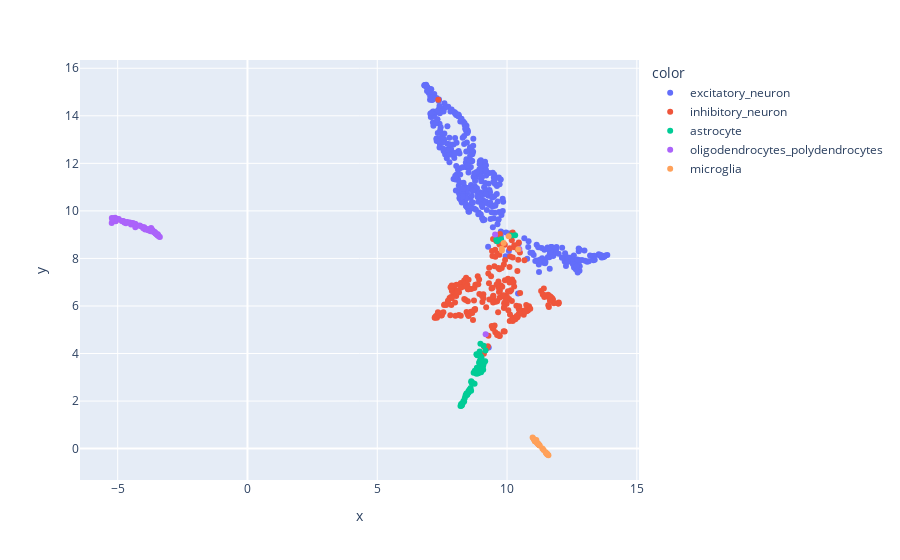

The notebook cell saved with this chart:
### Code cell
px.scatter(x=embedding[:,0],y=embedding[:,1],color=metadata[0])

### Figure 1 — Plotly figure (JSON) as saved in the notebook; plotly's stock layout.template omitted (floating-point values rounded to 4 significant figures; data arrays with more than 128 entries replaced by an {"elided": "..."} marker saying what was removed)
{"data": [{"hovertemplate": "color=excitatory_neuron<br>x=%{x}<br>y=%{y}<extra></extra>", "legendgroup": "excitatory_neuron", "marker": {"color": "#636efa", "symbol": "circle"}, "mode": "markers", "name": "excitatory_neuron", "orientation": "v", "showlegend": true, "type": "scatter", "x": {"elided": "426 float values"}, "xaxis": "x", "y": {"elided": "426 float values"}, "yaxis": "y"}, {"hovertemplate": "color=inhibitory_neuron<br>x=%{x}<br>y=%{y}<extra></extra>", "legendgroup": "inhibitory_neuron", "marker": {"color": "#EF553B", "symbol": "circle"}, "mode": "markers", "name": "inhibitory_neuron", "orientation": "v", "showlegend": true, "type": "scatter", "x": {"elided": "246 float values"}, "xaxis": "x", "y": {"elided": "246 float values"}, "yaxis": "y"}, {"hovertemplate": "color=astrocyte<br>x=%{x}<br>y=%{y}<extra></extra>", "legendgroup": "astrocyte", "marker": {"color": "#00cc96", "symbol": "circle"}, "mode": "markers", "name": "astrocyte", "orientation": "v", "showlegend": true, "type": "scatter", "x": [8.516, 8.453, 8.629, 8.276, 9.081, 10.31, 8.256, 8.231, 8.309, 8.435, 8.903, 8.615, 8.885, 8.521, 8.758, 8.257, 8.463, 8.619, 8.886, 8.821, 8.436, 8.323, 8.749, 8.713, 8.231, 8.559, 9.099, 8.373, 8.207, 8.82, 8.235, 8.984, 8.697, 8.944, 8.643, 8.472, 8.596, 8.476, 8.348, 8.949, 8.404, 8.516, 9.001, 9.099, 8.449, 9.03, 8.837, 8.971, 9.033, 8.986, 8.854, 8.921, 9.011, 8.989, 8.979, 9.012, 9.079, 9.157, 9.036, 9.584, 8.853, 8.977, 8.974, 8.966, 9.771, 9.169, 8.871, 9.62, 8.982, 10.15], "xaxis": "x", "y": [2.423, 2.25, 2.795, 1.872, 3.318, 8.975, 1.811, 1.878, 1.952, 2.318, 3.203, 2.428, 3.173, 2.384, 3.273, 1.844, 2.298, 2.837, 3.17, 3.151, 2.267, 2.0, 2.729, 3.192, 1.814, 2.484, 4.331, 2.13, 1.787, 3.969, 1.818, 3.538, 2.751, 4.089, 2.772, 2.299, 2.551, 2.331, 1.976, 3.67, 2.247, 2.354, 3.208, 3.57, 2.261, 3.415, 3.403, 3.418, 3.525, 3.788, 3.954, 3.612, 3.778, 3.289, 3.287, 3.832, 3.479, 3.672, 3.34, 8.786, 3.924, 3.716, 4.412, 3.235, 8.809, 4.128, 3.937, 8.727, 3.895, 8.97], "yaxis": "y"}, {"hovertemplate": "color=oligodendrocytes_polydendrocytes<br>x=%{x}<br>y=%{y}<extra></extra>", "legendgroup": "oligodendrocytes_polydendrocytes", "marker": {"color": "#ab63fa", "symbol": "circle"}, "mode": "markers", "name": "oligodendrocytes_polydendrocytes", "orientation": "v", "showlegend": true, "type": "scatter", "x": [-5.226, -4.311, -5.231, -3.944, -3.978, -5.077, -4.682, -4.53, -5.072, -4.489, -5.169, -3.909, -5.096, -4.132, -5.197, -5.184, -3.942, -3.477, -4.745, -4.485, -5.095, -3.592, -3.727, -5.106, -4.845, -4.321, -4.686, -4.014, -4.959, -5.146, -4.418, -3.552, -5.002, -4.349, -5.191, -4.785, -5.012, -3.796, -3.732, -3.711, -3.662, -3.673, -3.409, -3.549, -3.457, -4.8, -4.63, -3.455, -4.045, -3.437, -3.827, -3.594, -3.524, 9.176, -4.152, -3.788, -3.376, -3.634, -3.509, -3.454, -3.549, -3.698, 9.541, 10.47], "xaxis": "x", "y": [9.699, 9.451, 9.49, 9.242, 9.314, 9.568, 9.478, 9.508, 9.603, 9.422, 9.695, 9.249, 9.714, 9.359, 9.608, 9.662, 9.216, 9.0, 9.508, 9.49, 9.592, 9.123, 9.252, 9.648, 9.574, 9.316, 9.518, 9.27, 9.657, 9.673, 9.488, 9.088, 9.653, 9.458, 9.636, 9.572, 9.662, 9.19, 9.138, 9.283, 9.199, 9.175, 8.921, 9.055, 8.977, 9.568, 9.537, 9.015, 9.321, 8.951, 9.19, 9.111, 9.041, 4.809, 9.389, 9.226, 8.9, 9.122, 9.013, 8.975, 9.056, 9.186, 9.008, 8.401], "yaxis": "y"}, {"hovertemplate": "color=microglia<br>x=%{x}<br>y=%{y}<extra></extra>", "legendgroup": "microglia", "marker": {"color": "#FFA15A", "symbol": "circle"}, "mode": "markers", "name": "microglia", "orientation": "v", "showlegend": true, "type": "scatter", "x": [11.54, 11.59, 11.23, 11.53, 11.49, 11.41, 11.57, 11.24, 11.16, 11.12, 11.54, 11.5, 11.13, 11.1, 11.13, 11.36, 11.26, 11.08, 11.06, 10.06, 10.98, 11.03, 9.8, 11.08, 11.18, 11.09, 9.795, 11.05, 10.43, 9.87], "xaxis": "x", "y": [-0.2311, -0.2803, 0.1637, -0.2155, -0.1585, -0.0609, -0.2564, 0.1388, 0.2339, 0.291, -0.2302, -0.1873, 0.3628, 0.3007, 0.283, 0.002608, 0.1313, 0.3133, 0.3727, 8.929, 0.47, 0.3923, 8.338, 0.3037, 0.2162, 0.3476, 8.407, 0.381, 8.384, 8.647], "yaxis": "y"}], "layout": {"legend": {"title": {"text": "color"}, "tracegroupgap": 0}, "margin": {"t": 60}, "xaxis": {"anchor": "y", "domain": [0, 1], "title": {"text": "x"}}, "yaxis": {"anchor": "x", "domain": [0, 1], "title": {"text": "y"}}}}
